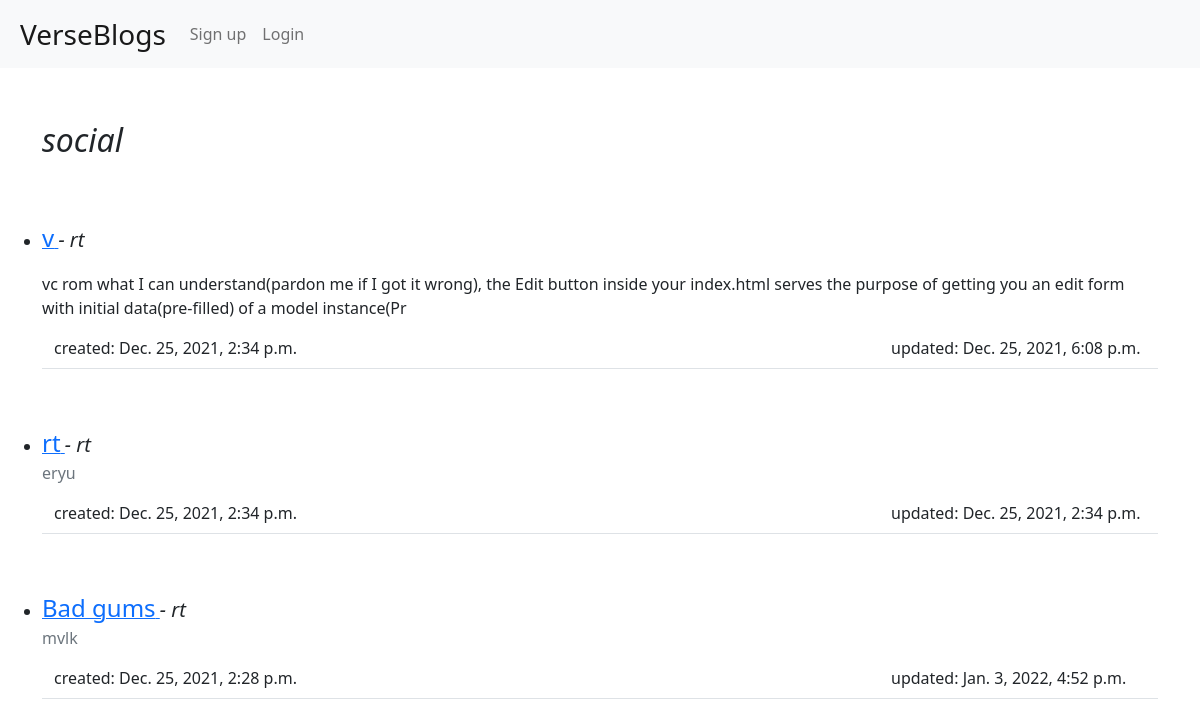
The page /blog/genre/social on the database its author committed.
### home/models.py (models this page shows, shortened)
class BlogPost(models.Model):
    title = models.CharField(max_length=100)
    post = RichTextField(blank=True, null=True)
    author = models.ForeignKey(User, on_delete=models.CASCADE)
    genre = models.CharField(max_length=100, null=True)
    created_on = models.DateTimeField(auto_now_add=True)
    updated_on = models.DateTimeField(auto_now=True)
    likes = models.ManyToManyField(User, related_name='blogposts')
    class Meta:
        ordering = ['-created_on', '-updated_on']
    def __str__(self):
        return self.title
    def get_absolute_url(self):
        return reverse('home:blogpost-detail-view', args=[str(self.id)])

### home/views.py (the view)
# urls.py: path('blog/genre/<str:genre>', views.genre_view, name='genre'),
def genre_view(request, genre):
    blogs = BlogPost.objects.filter(genre=genre).all()
    print(blogs)
    return render(request, 'home/category.html', context={'genre': genre, 'blogs': blogs})

### home/templates/home/category.html (shortened to what this page needs)
{% extends 'home/index.html' %}
{% block content %}
<main class="container my-5">
    <div class="fs-2 lead"><span class="fs-2 fst-italic">{{ genre }}</span></div>
    <ul class=" px-0">
        {% for blog in blogs %}
        <li class="border-bottom my-5 py-2">
            <a href="{{ blog.get_absolute_url }}" class="link-primary">
                <span class="blog-post-title fs-4">{{ blog.title }}</span>
            </a>
            <span class="blog-post-meta fs-5 fst-italic fw-light">- {{ blog.author }}</span>
            <br />
            <p class="text-muted">{{ blog.post|slice:":200"|safe }}</p>
            <div class="container">
                <div class="row">
                    <div class="col">
                        <span class="blog-post-meta col align-self-start">created: {{ blog.created_on }}</span><br />
                    </div>
                    <div class="col col-lg-3">
                        <span class="blog-post-meta col align-self-end">updated: {{ blog.updated_on }}</span>
                    </div>
                </div>
            </div>
        </li>
        {% endfor %}
    </ul>
</main>
{% endblock %}

### rows shown on the page
BlogPost: title "v", author "rt", post "vc rom what I can understand(pardon me if I got it wrong), the Edit button inside your index.html serves the purpose of getting you an edit form with initial data(pre-filled) of a model instance(Pr", created_on "Dec. 25, 2021, 2:34 p.m.", updated_on "Dec. 25, 2021, 6:08 p.m."
BlogPost: title "rt", author "rt", post "eryu", created_on "Dec. 25, 2021, 2:34 p.m.", updated_on "Dec. 25, 2021, 2:34 p.m."
BlogPost: title "Bad gums", author "rt", post "mvlk", created_on "Dec. 25, 2021, 2:28 p.m.", updated_on "Jan. 3, 2022, 4:52 p.m."

### other values the page prints
{{ genre }} "social"
